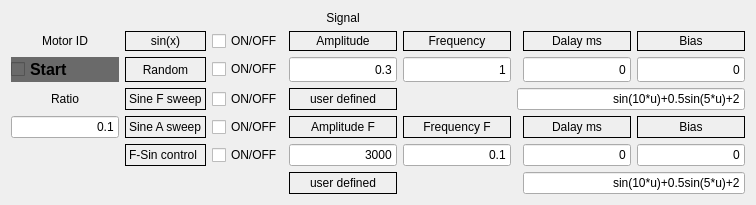
                <widget class="QWidget" name="tab_10">
                 <attribute name="title">
                  <string>Adaptive  Control</string>
                 </attribute>
                 <layout class="QGridLayout" name="gridLayout_9">
                  <item row="8" column="4">
                   <widget class="QLineEdit" name="lineEdit_AF">
                    <property name="sizePolicy">
                     <sizepolicy hsizetype="Expanding" vsizetype="Expanding">
                      <horstretch>0</horstretch>
                      <verstretch>0</verstretch>
                     </sizepolicy>
                    </property>
                    <property name="text">
                     <string>3000</string>
                    </property>
                    <property name="alignment">
                     <set>Qt::AlignRight|Qt::AlignTrailing|Qt::AlignVCenter</set>
                    </property>
                   </widget>
                  </item>
                  <item row="6" column="4">
                   <widget class="QLabel" name="label_30">
                    <property name="sizePolicy">
                     <sizepolicy hsizetype="Preferred" vsizetype="Expanding">
                      <horstretch>0</horstretch>
                      <verstretch>0</verstretch>
                     </sizepolicy>
                    </property>
                    <property name="frameShape">
                     <enum>QFrame::Box</enum>
                    </property>
                    <property name="text">
                     <string>user defined</string>
                    </property>
                    <property name="alignment">
                     <set>Qt::AlignCenter</set>
                    </property>
                   </widget>
                  </item>
                  <item row="8" column="1">
                   <widget class="QLabel" name="label_user">
                    <property name="frameShape">
                     <enum>QFrame::Box</enum>
                    </property>
                    <property name="text">
                     <string>F-Sin control</string>
                    </property>
                   </widget>
                  </item>
                  <item row="6" column="8" colspan="3">
                   <widget class="QLineEdit" name="lineEdit_user">
                    <property name="sizePolicy">
                     <sizepolicy hsizetype="Expanding" vsizetype="Expanding">
                      <horstretch>0</horstretch>
                      <verstretch>0</verstretch>
                     </sizepolicy>
                    </property>
                    <property name="text">
                     <string>sin(10*u)+0.5sin(5*u)+2</string>
                    </property>
                    <property name="alignment">
                     <set>Qt::AlignRight|Qt::AlignTrailing|Qt::AlignVCenter</set>
                    </property>
                   </widget>
                  </item>
                  <item row="8" column="3">
                   <widget class="QCheckBox" name="checkBox_F_sin">
                    <property name="text">
                     <string>ON/OFF</string>
                    </property>
                   </widget>
                  </item>
                  <item row="9" column="9" colspan="2">
                   <widget class="QLineEdit" name="lineEdit_user_F">
                    <property name="sizePolicy">
                     <sizepolicy hsizetype="Expanding" vsizetype="Expanding">
                      <horstretch>0</horstretch>
                      <verstretch>0</verstretch>
                     </sizepolicy>
                    </property>
                    <property name="text">
                     <string>sin(10*u)+0.5sin(5*u)+2</string>
                    </property>
                    <property name="alignment">
                     <set>Qt::AlignRight|Qt::AlignTrailing|Qt::AlignVCenter</set>
                    </property>
                   </widget>
                  </item>
                  <item row="9" column="4">
                   <widget class="QLabel" name="label_35">
                    <property name="sizePolicy">
                     <sizepolicy hsizetype="Expanding" vsizetype="Expanding">
                      <horstretch>0</horstretch>
                      <verstretch>0</verstretch>
                     </sizepolicy>
                    </property>
                    <property name="frameShape">
                     <enum>QFrame::Box</enum>
                    </property>
                    <property name="text">
                     <string>user defined</string>
                    </property>
                    <property name="alignment">
                     <set>Qt::AlignCenter</set>
                    </property>
                   </widget>
                  </item>
                  <item row="7" column="10">
                   <widget class="QLabel" name="label_34">
                    <property name="sizePolicy">
                     <sizepolicy hsizetype="Preferred" vsizetype="Expanding">
                      <horstretch>0</horstretch>
                      <verstretch>0</verstretch>
                     </sizepolicy>
                    </property>
                    <property name="frameShape">
                     <enum>QFrame::Box</enum>
                    </property>
                    <property name="text">
                     <string>Bias</string>
                    </property>
                    <property name="alignment">
                     <set>Qt::AlignCenter</set>
                    </property>
                   </widget>
                  </item>
                  <item row="4" column="1">
                   <widget class="QLabel" name="label_sin">
                    <property name="sizePolicy">
                     <sizepolicy hsizetype="Expanding" vsizetype="Expanding">
                      <horstretch>0</horstretch>
                      <verstretch>0</verstretch>
                     </sizepolicy>
                    </property>
                    <property name="frameShape">
                     <enum>QFrame::Box</enum>
                    </property>
                    <property name="text">
                     <string>sin(x)</string>
                    </property>
                    <property name="alignment">
                     <set>Qt::AlignCenter</set>
                    </property>
                   </widget>
                  </item>
                  <item row="8" column="6">
                   <widget class="QLineEdit" name="lineEdit_FF">
                    <property name="sizePolicy">
                     <sizepolicy hsizetype="Expanding" vsizetype="Expanding">
                      <horstretch>0</horstretch>
                      <verstretch>0</verstretch>
                     </sizepolicy>
                    </property>
                    <property name="text">
                     <string>0.1</string>
                    </property>
                    <property name="alignment">
                     <set>Qt::AlignRight|Qt::AlignTrailing|Qt::AlignVCenter</set>
                    </property>
                   </widget>
                  </item>
                  <item row="8" column="9">
                   <widget class="QLineEdit" name="lineEdit_DF">
                    <property name="sizePolicy">
                     <sizepolicy hsizetype="Expanding" vsizetype="Expanding">
                      <horstretch>0</horstretch>
                      <verstretch>0</verstretch>
                     </sizepolicy>
                    </property>
                    <property name="text">
                     <string>0</string>
                    </property>
                    <property name="alignment">
                     <set>Qt::AlignRight|Qt::AlignTrailing|Qt::AlignVCenter</set>
                    </property>
                   </widget>
                  </item>
                  <item row="4" column="6">
                   <widget class="QLabel" name="label_26">
                    <property name="sizePolicy">
                     <sizepolicy hsizetype="Expanding" vsizetype="Expanding">
                      <horstretch>0</horstretch>
                      <verstretch>0</verstretch>
                     </sizepolicy>
                    </property>
                    <property name="frameShape">
                     <enum>QFrame::Box</enum>
                    </property>
                    <property name="text">
                     <string>Frequency</string>
                    </property>
                    <property name="alignment">
                     <set>Qt::AlignCenter</set>
                    </property>
                   </widget>
                  </item>
                  <item row="5" column="1">
                   <widget class="QLabel" name="label_Random">
                    <property name="frameShape">
                     <enum>QFrame::Box</enum>
                    </property>
                    <property name="text">
                     <string>Random</string>
                    </property>
                    <property name="alignment">
                     <set>Qt::AlignCenter</set>
                    </property>
                   </widget>
                  </item>
                  <item row="4" column="3">
                   <widget class="QCheckBox" name="checkBox_sin">
                    <property name="text">
                     <string>ON/OFF</string>
                    </property>
                   </widget>
                  </item>
                  <item row="4" column="9">
                   <widget class="QLabel" name="label_28">
                    <property name="frameShape">
                     <enum>QFrame::Box</enum>
                    </property>
                    <property name="text">
                     <string>Dalay ms</string>
                    </property>
                    <property name="alignment">
                     <set>Qt::AlignCenter</set>
                    </property>
                   </widget>
                  </item>
                  <item row="7" column="3">
                   <widget class="QCheckBox" name="checkBox_since_A">
                    <property name="text">
                     <string>ON/OFF</string>
                    </property>
                   </widget>
                  </item>
                  <item row="7" column="4">
                   <widget class="QLabel" name="label_31">
                    <property name="sizePolicy">
                     <sizepolicy hsizetype="Preferred" vsizetype="Expanding">
                      <horstretch>0</horstretch>
                      <verstretch>0</verstretch>
                     </sizepolicy>
                    </property>
                    <property name="frameShape">
                     <enum>QFrame::Box</enum>
                    </property>
                    <property name="text">
                     <string>Amplitude F</string>
                    </property>
                    <property name="alignment">
                     <set>Qt::AlignCenter</set>
                    </property>
                   </widget>
                  </item>
                  <item row="4" column="0">
                   <widget class="QLabel" name="label_MotorID">
                    <property name="sizePolicy">
                     <sizepolicy hsizetype="Expanding" vsizetype="Expanding">
                      <horstretch>0</horstretch>
                      <verstretch>0</verstretch>
                     </sizepolicy>
                    </property>
                    <property name="text">
                     <string>Motor ID</string>
                    </property>
                    <property name="alignment">
                     <set>Qt::AlignCenter</set>
                    </property>
                   </widget>
                  </item>
                  <item row="8" column="10">
                   <widget class="QLineEdit" name="lineEdit_BF">
                    <property name="sizePolicy">
                     <sizepolicy hsizetype="Expanding" vsizetype="Expanding">
                      <horstretch>0</horstretch>
                      <verstretch>0</verstretch>
                     </sizepolicy>
                    </property>
                    <property name="text">
                     <string>0</string>
                    </property>
                    <property name="alignment">
                     <set>Qt::AlignRight|Qt::AlignTrailing|Qt::AlignVCenter</set>
                    </property>
                   </widget>
                  </item>
                  <item row="5" column="10">
                   <widget class="QLineEdit" name="lineEdit_B">
                    <property name="sizePolicy">
                     <sizepolicy hsizetype="Preferred" vsizetype="Expanding">
                      <horstretch>0</horstretch>
                      <verstretch>0</verstretch>
                     </sizepolicy>
                    </property>
                    <property name="text">
                     <string>0</string>
                    </property>
                    <property name="alignment">
                     <set>Qt::AlignRight|Qt::AlignTrailing|Qt::AlignVCenter</set>
                    </property>
                   </widget>
                  </item>
                  <item row="7" column="1">
                   <widget class="QLabel" name="label_Sine_A">
                    <property name="frameShape">
                     <enum>QFrame::Box</enum>
                    </property>
                    <property name="text">
                     <string>Sine A sweep</string>
                    </property>
                   </widget>
                  </item>
                  <item row="5" column="4">
                   <widget class="QLineEdit" name="lineEdit_A">
                    <property name="sizePolicy">
                     <sizepolicy hsizetype="Expanding" vsizetype="Expanding">
                      <horstretch>0</horstretch>
                      <verstretch>0</verstretch>
                     </sizepolicy>
                    </property>
                    <property name="text">
                     <string>0.3</string>
                    </property>
                    <property name="alignment">
                     <set>Qt::AlignRight|Qt::AlignTrailing|Qt::AlignVCenter</set>
                    </property>
                   </widget>
                  </item>
                  <item row="6" column="3">
                   <widget class="QCheckBox" name="checkBox_Sine_F">
                    <property name="text">
                     <string>ON/OFF</string>
                    </property>
                   </widget>
                  </item>
                  <item row="5" column="3">
                   <widget class="QCheckBox" name="checkBox_Random">
                    <property name="text">
                     <string>ON/OFF</string>
                    </property>
                   </widget>
                  </item>
                  <item row="4" column="10">
                   <widget class="QLabel" name="label_29">
                    <property name="frameShape">
                     <enum>QFrame::Box</enum>
                    </property>
                    <property name="text">
                     <string>Bias</string>
                    </property>
                    <property name="alignment">
                     <set>Qt::AlignCenter</set>
                    </property>
                   </widget>
                  </item>
                  <item row="5" column="9">
                   <widget class="QLineEdit" name="lineEdit_D">
                    <property name="sizePolicy">
                     <sizepolicy hsizetype="Expanding" vsizetype="Expanding">
                      <horstretch>0</horstretch>
                      <verstretch>0</verstretch>
                     </sizepolicy>
                    </property>
                    <property name="text">
                     <string>0</string>
                    </property>
                    <property name="alignment">
                     <set>Qt::AlignRight|Qt::AlignTrailing|Qt::AlignVCenter</set>
                    </property>
                   </widget>
                  </item>
                  <item row="6" column="1">
                   <widget class="QLabel" name="label_Sine_F">
                    <property name="frameShape">
                     <enum>QFrame::Box</enum>
                    </property>
                    <property name="text">
                     <string>Sine F sweep</string>
                    </property>
                   </widget>
                  </item>
                  <item row="7" column="6">
                   <widget class="QLabel" name="label_32">
                    <property name="sizePolicy">
                     <sizepolicy hsizetype="Preferred" vsizetype="Expanding">
                      <horstretch>0</horstretch>
                      <verstretch>0</verstretch>
                     </sizepolicy>
                    </property>
                    <property name="frameShape">
                     <enum>QFrame::Box</enum>
                    </property>
                    <property name="text">
                     <string>Frequency F</string>
                    </property>
                    <property name="alignment">
                     <set>Qt::AlignCenter</set>
                    </property>
                   </widget>
                  </item>
                  <item row="9" column="6">
                   <spacer name="horizontalSpacer_3">
                    <property name="orientation">
                     <enum>Qt::Horizontal</enum>
                    </property>
                    <property name="sizeHint" stdset="0">
                     <size>
                      <width>40</width>
                      <height>20</height>
                     </size>
                    </property>
                   </spacer>
                  </item>
                  <item row="6" column="6">
                   <spacer name="horizontalSpacer_2">
                    <property name="orientation">
                     <enum>Qt::Horizontal</enum>
                    </property>
                    <property name="sizeHint" stdset="0">
                     <size>
                      <width>40</width>
                      <height>20</height>
                     </size>
                    </property>
                   </spacer>
                  </item>
                  <item row="0" column="4">
                   <widget class="QLabel" name="label_signal">
                    <property name="text">
                     <string>Signal</string>
                    </property>
                    <property name="alignment">
                     <set>Qt::AlignCenter</set>
                    </property>
                   </widget>
                  </item>
                  <item row="7" column="9">
                   <widget class="QLabel" name="label_33">
                    <property name="sizePolicy">
                     <sizepolicy hsizetype="Preferred" vsizetype="Expanding">
                      <horstretch>0</horstretch>
                      <verstretch>0</verstretch>
                     </sizepolicy>
                    </property>
                    <property name="frameShape">
                     <enum>QFrame::Box</enum>
                    </property>
                    <property name="text">
                     <string>Dalay ms</string>
                    </property>
                    <property name="alignment">
                     <set>Qt::AlignCenter</set>
                    </property>
                   </widget>
                  </item>
                  <item row="5" column="6">
                   <widget class="QLineEdit" name="lineEdit_F">
                    <property name="sizePolicy">
                     <sizepolicy hsizetype="Expanding" vsizetype="Expanding">
                      <horstretch>0</horstretch>
                      <verstretch>0</verstretch>
                     </sizepolicy>
                    </property>
                    <property name="text">
                     <string>1</string>
                    </property>
                    <property name="alignment">
                     <set>Qt::AlignRight|Qt::AlignTrailing|Qt::AlignVCenter</set>
                    </property>
                   </widget>
                  </item>
                  <item row="4" column="4">
                   <widget class="QLabel" name="label_27">
                    <property name="sizePolicy">
                     <sizepolicy hsizetype="Expanding" vsizetype="Expanding">
                      <horstretch>0</horstretch>
                      <verstretch>0</verstretch>
                     </sizepolicy>
                    </property>
                    <property name="frameShape">
                     <enum>QFrame::Box</enum>
                    </property>
                    <property name="text">
                     <string>Amplitude</string>
                    </property>
                    <property name="alignment">
                     <set>Qt::AlignCenter</set>
                    </property>
                   </widget>
                  </item>
                  <item row="5" column="0">
                   <widget class="QCheckBox" name="checkBox_Adaptive">
                    <property name="sizePolicy">
                     <sizepolicy hsizetype="Expanding" vsizetype="Expanding">
                      <horstretch>0</horstretch>
                      <verstretch>0</verstretch>
                     </sizepolicy>
                    </property>
                    <property name="font">
                     <font>
                      <pointsize>12</pointsize>
                      <weight>75</weight>
                      <bold>true</bold>
                     </font>
                    </property>
                    <property name="styleSheet">
                     <string notr="true">background-color: rgb(106, 106, 106);</string>
                    </property>
                    <property name="text">
                     <string>Start</string>
                    </property>
                   </widget>
                  </item>
                  <item row="6" column="0">
                   <widget class="QLabel" name="label_Ratio">
                    <property name="sizePolicy">
                     <sizepolicy hsizetype="Expanding" vsizetype="Expanding">
                      <horstretch>0</horstretch>
                      <verstretch>0</verstretch>
                     </sizepolicy>
                    </property>
                    <property name="text">
                     <string>Ratio</string>
                    </property>
                    <property name="alignment">
                     <set>Qt::AlignCenter</set>
                    </property>
                   </widget>
                  </item>
                  <item row="7" column="0">
                   <widget class="QLineEdit" name="lineEdit_Ratio">
                    <property name="sizePolicy">
                     <sizepolicy hsizetype="Expanding" vsizetype="Expanding">
                      <horstretch>0</horstretch>
                      <verstretch>0</verstretch>
                     </sizepolicy>
                    </property>
                    <property name="text">
                     <string>0.1</string>
                    </property>
                    <property name="alignment">
                     <set>Qt::AlignRight|Qt::AlignTrailing|Qt::AlignVCenter</set>
                    </property>
                   </widget>
                  </item>
                 </layout>
                </widget>
